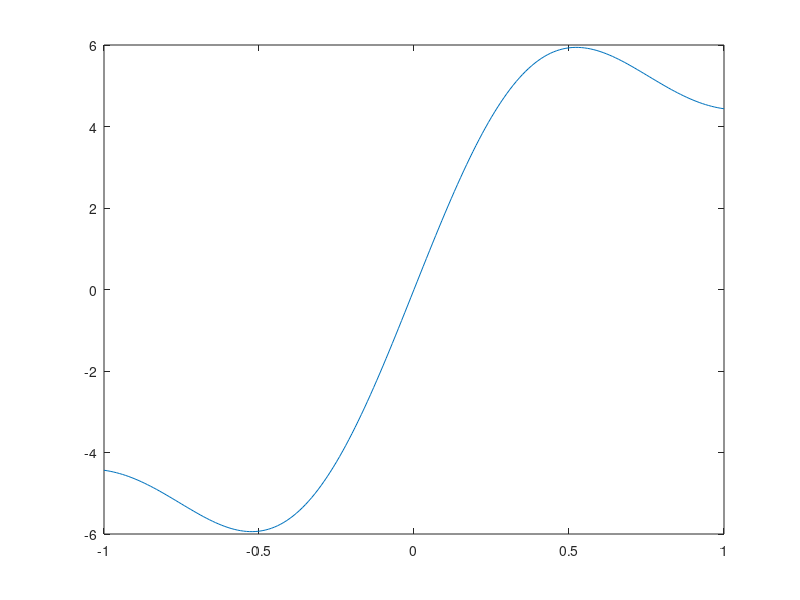

MATLAB code for this plot:
% Serie de Fourier para la señal cuadrada
n = input("Ingresar número de armonicos: ")
V = 5;
T = 0.5;
w = 2*pi*(1/0.5);
armonicos = 0:1:n;
results = [];
counter = 1
for t= -1:0.01:1
    y = 0;
    potencia_total = 0;
    for armonico= 1:2:n
        y = y + ((4*V)/(armonico*pi))*sin(armonico*t);
        if armonico-1 == 10 | armonico-1 == 20
            distorsion = (((4*V)/((armonico-1)*pi))^2)/((4*V)/pi);
            disp("Distorcion en ");
            disp(armonico-1)
            disp(distorsion)
        end
    end
    results(counter) = y;
    counter = counter + 1;
end
t = -1:0.01:1;
plot(t, results)
x=square(t);
corrcoef(x, t)